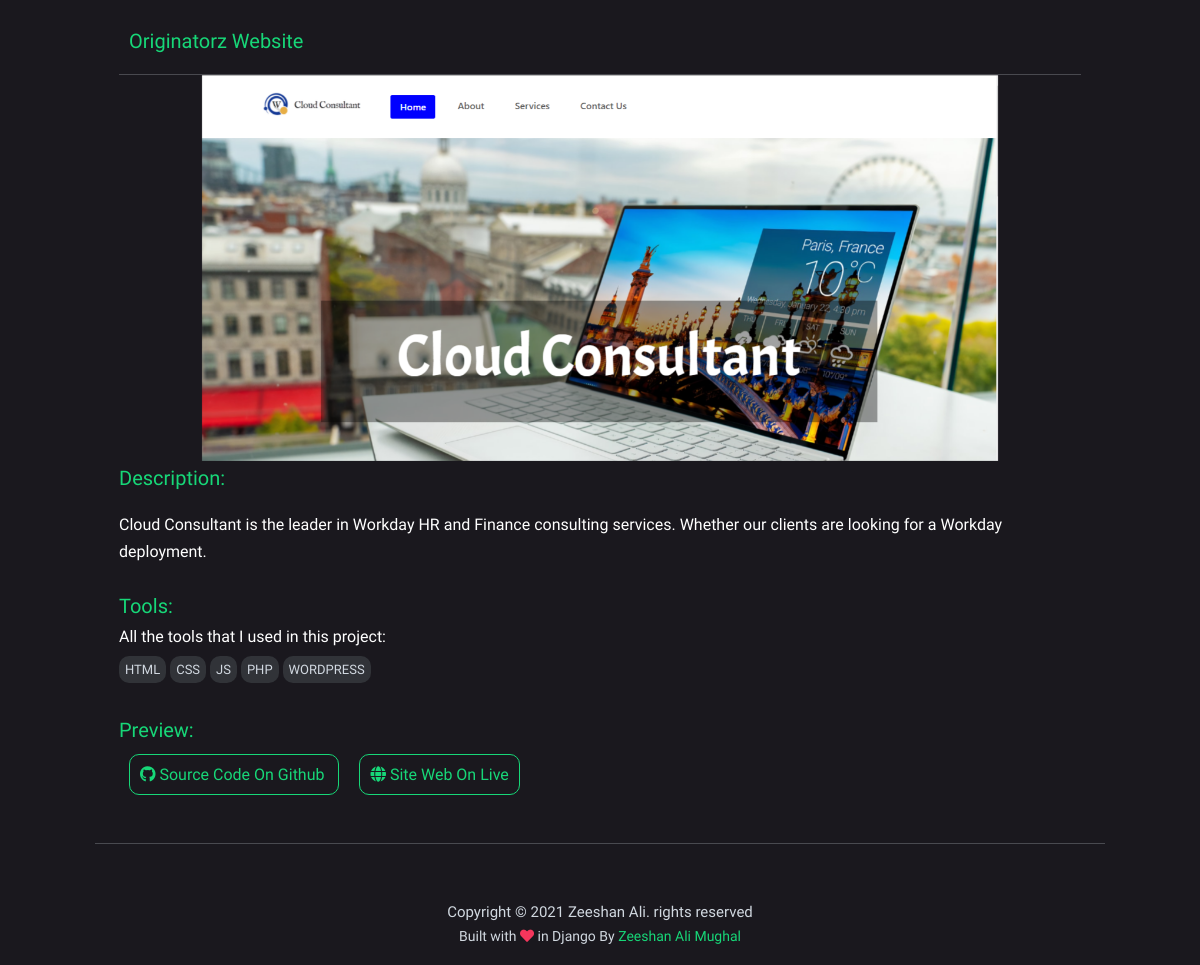
Page /projects/originatorz_website/ on the committed database.
### info/models.py (models this page shows, shortened)
class Project(models.Model):
    title = models.CharField(max_length=200, blank=False, null=False)
    slug = models.SlugField(max_length=200, blank=True, null=True)
    description = RichTextField(blank=False, null=False)
    image = models.ImageField(upload_to="projects/", blank=False, null=False)
    tools = models.CharField(max_length=200, blank=False, null=False)
    demo = models.URLField()
    github = models.URLField()
    show_in_slider = models.BooleanField(default=False)

### Portfolio/views.py (the view)
# urls.py: path('projects/<str:slug>/', projectDetail, name='projectDetail'),
def projectDetail(request, slug):
    template_name = 'projects/project_detail.html'
    if request.method == 'GET':
        project = get_object_or_404(Project, slug=slug)
        return render(request, template_name, {'project': project})

### info/templatetags/filter.py (called while the page is built)
@register.filter(name='split')
def split(value, key):
    return value.split(key)

### templates/projects/project_detail.html (shortened to what this page needs)
{% extends 'base.html' %}{% load filter_tags %}
{% block content %}
<div class="container">
    <div class="row p-lg-4 p-2 justify-content-center">
        <div class="col-12">
            <p class="project-title mb-3">{{project.title}}</p>
        </div>
        <div class="col-lg-10 col-12">
            <img class="d-block w-100 project-image" src="{{project.image.url}}" alt="{{project.title}} (img)">
        </div>
        <div class="col-12 text-left">
            <p class="mini-title">Description:</p>
            <p class="project-disc">{{project.description|safe}}</p>
            <div class="mt-4">
                <p class="mini-title">Tools:</p>
                <p class="mb-0">All the tools that I used in this project:</p>
                {% with project.tools|split:"," as tools %}
                    {% for tool in tools %}
                        <span class="tool">{{tool}}</span>
                    {% endfor %}
                {% endwith %}
            </div>
            <div class="text-left pt-4">
                <p class="mini-title mb-3">Preview:</p>
                <a href="{{project.github}}" class="preview-btn">
                    <i class="fab fa-github"></i>
                    Source Code On Github
                </a>
                <a href="{{project.demo}}" class="preview-btn">
                    <i class="fas fa-globe"></i>
                    Site Web On Live
                </a>
            </div>
        </div>
    </div>
</div>
{% endblock content %}

### Portfolio/static/app.css (style rules this page uses)
:root { --color: #d1d8e0; --scolor: #17D778; --bg-color: #1A181E; --secondary: #2c303a; }
html { scroll-behavior: smooth; }
body { font-family: 'Maven Pro', sans-serif !important; scroll-behavior: smooth; background-color: var(--bg-color); }
p { color: #fff ; }
.project-title { color: var(--scolor); font-size: 20px; font-weight: 440; padding-left: 10px; }
.project-image { cursor: pointer; transition: all .5s; }
.project-disc { color: var(--color); }
.mini-title { color: var(--scolor); font-size: 20px; font-weight: 500; padding-bottom: 0; margin-bottom: 0; }
.preview-btn { color: var(--scolor); border: var(--scolor) solid 1.3px; border-radius: 10px; margin: 10px; padding: 10px; transition: all .5s; }
.tool { color: var(--color); background-color: #313338; font-size: 13px; padding: 6px; border-radius: 10px; cursor: pointer; line-height: 38px; transition: all 0.5s; }

### Portfolio/static/slider.css (style rules this page uses)
:root { --color: #d1d8e0; --color2: #d1d8e0da; --scolor: #17D778; --bg-color: #1A181E; --secondary: #2c303a; }

### rows in the picture
Project: title "Originatorz Website", image (picture), description "Cloud Consultant is the leader in Workday HR and Finance consulting services. Whether our clients are looking for a Workday deployment."

### other values in the picture
{{ tool }} "HTML" "CSS" "JS" "PHP" "WORDPRESS"
